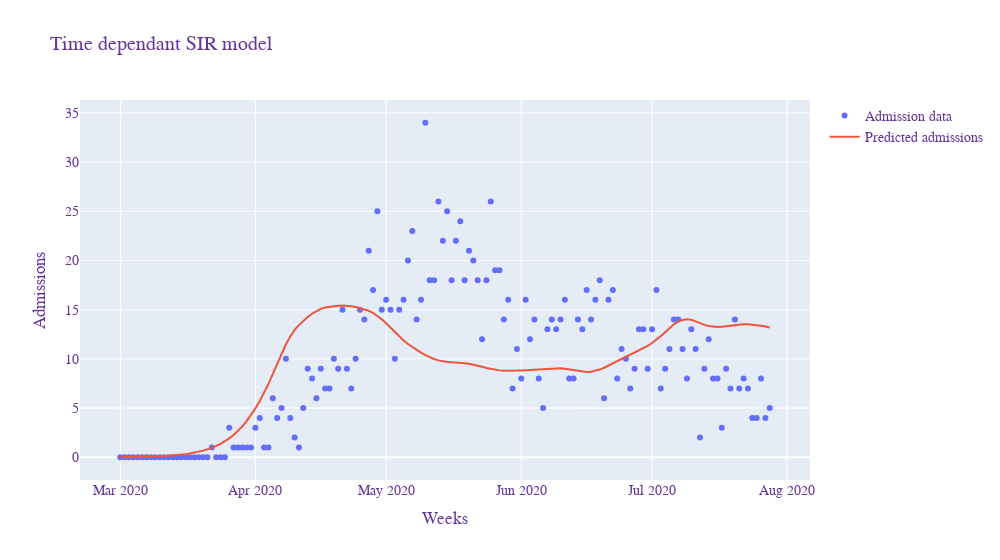

Source (notebook cell):
### Markdown cell above
This cell defines the model function and contains most of its dependensies. The SIR model is defined as presendted my Wiess (STORT FEL Gamma är 0.2 vilket är för dagar inte

### Code cell
#Weiss implementering 

# Contact rate, transmisabilty, beta, and mean recovery rate gamma.
#nunmpy quantile för confidensintervall för beta
#försjkut admissions
#Lagen borde inte vara i modelfunction, för den modellerar antalet infected, lagen borde bara vara på predicted admissions

# Total population, N.
N = 700000 #göteborg stad
# Initial number of infected and recovered individuals, I0 and R0.
I0, R0 = 1, 0
# Everyone else, S0, is susceptible to infection initially.
S0 = N - I0 - R0

tau = 1         #transmisability chance
gamma =  0.2   #recovery rate 1/days
lag = 21


# Initial conditions vector
y0 = S0, I0, R0
p = 0.013 #fraction of the present number of infectious individuals

def modelfunction(t,c0,c1): #Enbedded function that takes 
  def betafunc(t):
    kappa =  c0+c1*VT_mobilityfunc(t)
    b = kappa*tau
    beta = b/N
    return beta

  # The SIR model differential equations.
  def deriv(y, t, N):
    S, I, R = y
    dSdt = -betafunc(t-lag) * S * I 
    dIdt = betafunc(t-lag) * S * I - gamma * I
    dRdt = gamma * I
    return dSdt, dIdt, dRdt
  
  result = odeint(deriv, y0, t, args=(N,))
  S, I, R = result.T
  #Returerar totalt antal inskrivningar varje dag
  return I*p



#Curve fit function that takes the modelfunction with the given parameters to optimize and returns them with optimal value and covariance
popt, pcov = curve_fit(modelfunction, t_fittingdata, dailyAdmissions[:fittingPoints], p0=[0.4198,0.003781])

#best VT guess p0=[0.4198,0.003781])
#Best google guess p0=[3,0.6])

print(popt)
print(pcov)
print(mean_squared_error(dailyAdmissions[0:prediction_time],modelfunction(t,*popt), squared = False))

fig = go.Figure() #Creates a plot using graph objects and then adds each graph to figure
fig.add_trace(go.Scatter(
                    x=pd.Series(pd.date_range("2020-03-01", freq="D", periods=fittingPoints)), 
                    y=dailyAdmissions,
                    mode='markers',
                    name='Admission data'))
fig.add_trace(go.Scatter(
                    x=pd.Series(pd.date_range("2020-03-01", freq="D", periods=prediction_time)), 
                    y=modelfunction(t,*popt),
                    mode='lines',
                    name='Predicted admissions'))
fig.update_layout(
                    title='Time dependant SIR model',
                    xaxis_title='Weeks',
                    yaxis_title='Admissions',
                    autosize=False,
                    width=1000,
                    
                    font=dict(
                    family="Courier New, monospace",
                    size=14,
                    color="RebeccaPurple"
    )
)
fig.show()

### Figure 1 — Plotly figure (JSON) as saved in the notebook; plotly's stock layout.template omitted (floating-point values rounded to 4 significant figures; data arrays with more than 128 entries replaced by an {"elided": "..."} marker saying what was removed)
{"data": [{"mode": "markers", "name": "Admission data", "type": "scatter", "x": {"elided": "150 str values"}, "y": {"elided": "173 int values"}}, {"mode": "lines", "name": "Predicted admissions", "type": "scatter", "x": {"elided": "150 str values"}, "y": {"elided": "150 float values"}}], "layout": {"autosize": false, "font": {"color": "RebeccaPurple", "family": "Courier New, monospace", "size": 14}, "title": {"text": "Time dependant SIR model"}, "width": 1000, "xaxis": {"title": {"text": "Weeks"}}, "yaxis": {"title": {"text": "Admissions"}}}}
